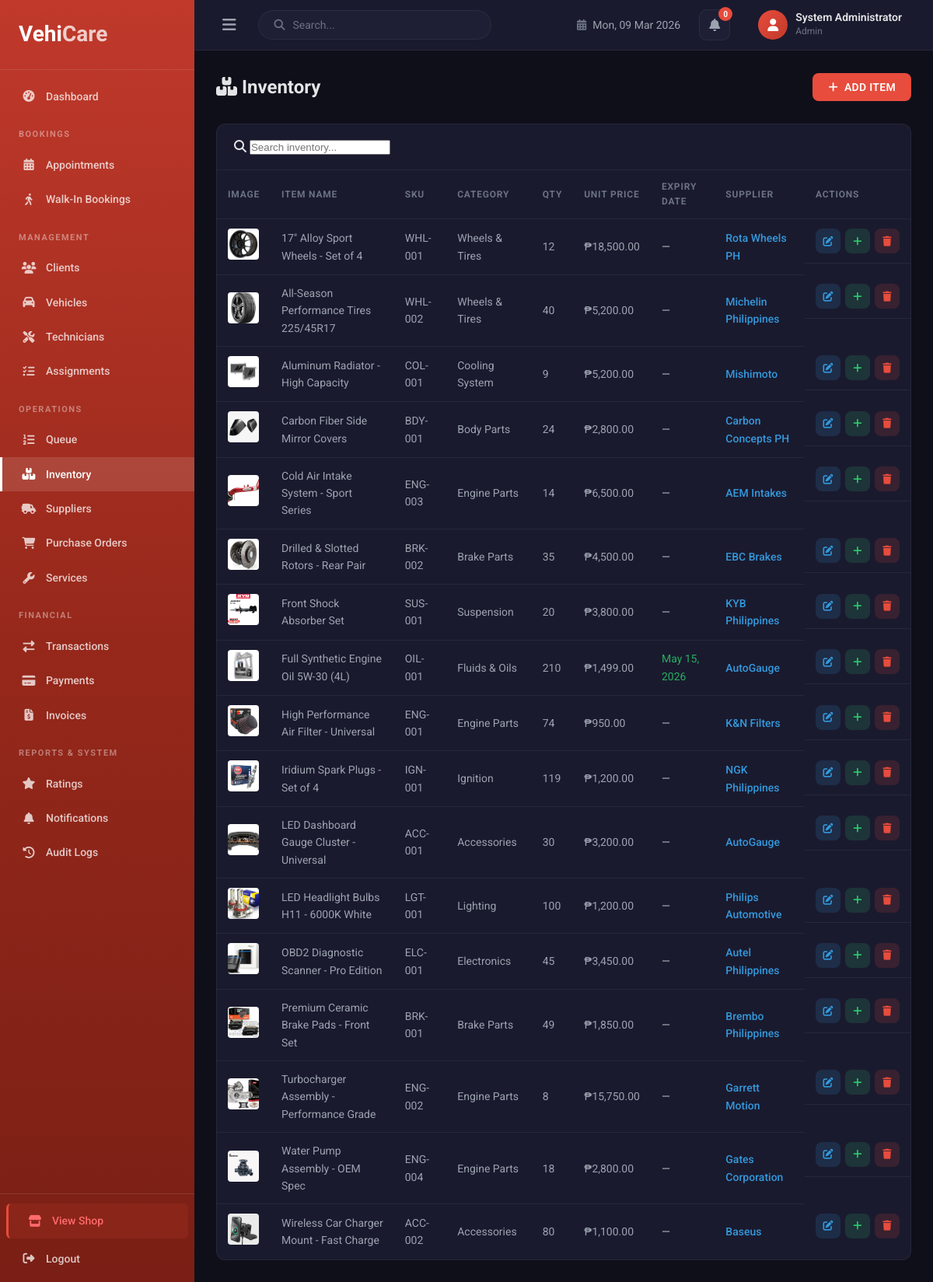
Page /admins/inventory.php (signed in) on the committed database.
### tables this page shows
CREATE TABLE `inventory` (
  `item_id` int(11) NOT NULL,
  `item_name` varchar(150) NOT NULL,
  `description` text DEFAULT NULL,
  `category` varchar(100) DEFAULT NULL,
  `image` varchar(255) DEFAULT NULL,
  `sku` varchar(100) DEFAULT NULL,
  `quantity` int(11) DEFAULT 0,
  `unit_price` decimal(10,2) NOT NULL,
  `expiry_date` date DEFAULT NULL,
  `supplier` varchar(150) DEFAULT NULL,
  `supplier_id` int(11) DEFAULT NULL,
  `last_updated` timestamp NOT NULL DEFAULT current_timestamp() ON UPDATE current_timestamp()
);

CREATE TABLE `suppliers` (
  `supplier_id` int(11) NOT NULL,
  `supplier_name` varchar(200) NOT NULL,
  `contact_person` varchar(150) DEFAULT NULL,
  `email` varchar(150) DEFAULT NULL,
  `phone` varchar(50) DEFAULT NULL,
  `address` text DEFAULT NULL,
  `status` enum('active','inactive') DEFAULT 'active',
  `created_at` timestamp NOT NULL DEFAULT current_timestamp()
);

### admins/inventory.php (the view, shortened to what this page needs)
<?php
require_once __DIR__ . '/../includes/db.php';
$items = [];
try {
    $result = $pdo->query("SELECT i.*, s.supplier_name AS linked_supplier_name FROM inventory i LEFT JOIN suppliers s ON i.supplier_id = s.supplier_id ORDER BY i.item_name");
    $items = $result->fetchAll();
} catch (Exception $e) {
    $error = 'Failed to fetch inventory: ' . $e->getMessage();
}
?>
<!DOCTYPE html>
<html lang="en">
<head>
    <link rel="stylesheet" href="../includes/style/admin.css">
    <link rel="stylesheet" href="https://cdnjs.cloudflare.com/ajax/libs/font-awesome/6.5.1/css/all.min.css">
</head>
<body class="admin-body">
<div class="admin-layout">
    <?php include __DIR__ . '/includes/sidebar.php'; ?>
    <main class="admin-main">
        <?php include __DIR__ . '/includes/topbar.php'; ?>
        <div class="admin-content">
            <div class="page-header">
                <h2><i class="fas fa-boxes-stacked"></i> Inventory</h2>
                <button class="btn btn-primary" onclick="openModal('addModal')">
                    <i class="fas fa-plus"></i> Add Item
                </button>
            </div>
            <div class="admin-card">
                <div class="table-toolbar">
                    <div class="search-box">
                        <i class="fas fa-search"></i>
                        <input type="text" id="searchInput" placeholder="Search inventory..." onkeyup="searchTable()">
                    </div>
                </div>
                <?php if (count($items) > 0): ?>
                <div class="table-responsive">
                    <table class="admin-table" id="inventoryTable">
                        <thead>
                            <tr>
                                <th>Image</th>
                                <th>Item Name</th>
                                <th>SKU</th>
                                <th>Category</th>
                                <th>Qty</th>
                                <th>Unit Price</th>
                                <th>Expiry Date</th>
                                <th>Supplier</th>
                                <th>Actions</th>
                            </tr>
                        </thead>
                        <tbody>
                            <?php foreach ($items as $row): ?>
                            <tr>
                                <td>
                                    <?php if ($row['image'] && file_exists(__DIR__ . '/../uploads/' . $row['image'])): ?>
                                        <img src="../uploads/<?= htmlspecialchars($row['image']) ?>" alt="Item" style="width:40px;height:40px;object-fit:cover;border-radius:4px;">
                                    <?php else: ?>
                                        <div style="width:40px;height:40px;background:#e9ecef;border-radius:4px;display:flex;align-items:center;justify-content:center;">
                                            <i class="fas fa-image" style="color:#adb5bd;"></i>
                                        </div>
                                    <?php endif; ?>
                                </td>
                                <td><?= htmlspecialchars($row['item_name']) ?></td>
                                <td><?= htmlspecialchars($row['sku'] ?? '—') ?></td>
                                <td><?= htmlspecialchars($row['category'] ?? '—') ?></td>
                                <td>
                                    <span style="<?= (int)$row['quantity'] <= 5 ? 'color:#e74c3c;font-weight:700;' : '' ?>">
                                        <?= (int)$row['quantity'] ?>
                                    </span>
                                </td>
                                <td>₱<?= number_format((float)$row['unit_price'], 2) ?></td>
                                <td>
                                    <?php if ($row['expiry_date']): ?>
                                        <?php
                                        $expDate = new DateTime($row['expiry_date']);
                                        $today = new DateTime();
                                        $daysLeft = (int)$expDate->format('U') - (int)$today->format('U');
                                        $daysLeft = (int)floor($daysLeft / 86400);
                                        if ($daysLeft < 0): ?>
                                            <span style="color:#e74c3c;font-weight:700;"><i class="fas fa-exclamation-circle"></i> Expired</span>
                                            <br><small style="color:#e74c3c;"><?= $expDate->format('M d, Y') ?></small>
                                        <?php elseif ($daysLeft <= 30): ?>
                                            <span style="color:#f39c12;font-weight:600;"><i class="fas fa-clock"></i> <?= $daysLeft ?> day<?= $daysLeft !== 1 ? 's' : '' ?></span>
                                            <br><small style="color:#f39c12;"><?= $expDate->format('M d, Y') ?></small>
                                        <?php else: ?>
                                            <span style="color:#27ae60;"><?= $expDate->format('M d, Y') ?></span>
                                        <?php endif; ?>
                                    <?php else: ?>
                                        <span style="color:#bdc3c7;">—</span>
                                    <?php endif; ?>
                                </td>
                                <td>
                                    <?php if ($row['linked_supplier_name']): ?>
                                        <a href="suppliers.php" style="color:#3498db;text-decoration:none;font-weight:500;"><?= htmlspecialchars($row['linked_supplier_name']) ?></a>
                                    <?php elseif ($row['supplier']): ?>
                                        <?= htmlspecialchars($row['supplier']) ?>
                                    <?php else: ?>
                                        —
                                    <?php endif; ?>
                                </td>
                                <td class="action-btns">
                                    <button class="btn-icon btn-edit" title="Edit" onclick="editItem(
                                        <?= $row['item_id'] ?>,
                                        '<?= htmlspecialchars(addslashes($row['item_name']), ENT_QUOTES) ?>',
                                        '<?= htmlspecialchars(addslashes($row['description'] ?? ''), ENT_QUOTES) ?>',
                                        '<?= htmlspecialchars(addslashes($row['category'] ?? ''), ENT_QUOTES) ?>',
                                        '<?= htmlspecialchars(addslashes($row['image'] ?? ''), ENT_QUOTES) ?>',
                                        '<?= htmlspecialchars(addslashes($row['sku'] ?? ''), ENT_QUOTES) ?>',
                                        <?= (int)$row['quantity'] ?>,
                                        '<?= htmlspecialchars($row['unit_price'], ENT_QUOTES) ?>',
                                        '<?= htmlspecialchars(addslashes($row['supplier'] ?? ''), ENT_QUOTES) ?>',
                                        <?= (int)($row['supplier_id'] ?? 0) ?>,
                                        '<?= htmlspecialchars($row['expiry_date'] ?? '', ENT_QUOTES) ?>'
                                    )"><i class="fas fa-edit"></i></button>
                                    <button class="btn-icon btn-view" title="Restock" onclick="restockItem(<?= $row['item_id'] ?>, '<?= htmlspecialchars(addslashes($row['item_name']), ENT_QUOTES) ?>')">
                                        <i class="fas fa-plus"></i>
                                    </button>
                                    <form method="POST" style="display:inline" onsubmit="return confirm('Delete this item?')">
                                        <button type="submit" class="btn-icon btn-delete" title="Delete"><i class="fas fa-trash"></i></button>
                                    </form>
                                </td>
                            </tr>
                            <?php endforeach; ?>
                        </tbody>
                    </table>
                </div>
                <?php endif; ?>
            </div>
        </div>
    </main>
</div>
</body>
</html>

### includes/style/admin.css (style rules this page uses)
:root { --primary: #e74c3c; --primary-dark: #c0392b; --primary-light: #ff6b6b; --admin-bg: #0f0f1a; --admin-surface: #1a1a2e; --admin-surface-2: #1e1e35; --admin-surface-3: #252540; --admin-border: rgba(255,255,255,0.06); --admin-text: #e4e4e7; --admin-text-dim: #9ca3af; --admin-text-muted: #6b7280; --sidebar-bg: linear-gradient(180deg, #c0392b 0%, #96281b 50%, #7a1f15 100%); --sidebar-width: 250px; --topbar-height: 65px; --font-main: 'Roboto', sans-serif; --font-heading: 'Oswald', sans-serif; --radius: 12px; --radius-sm: 8px; --shadow: 0 4px 20px rgba(0,0,0,0.3); --transition: all 0.3s ease; }
*, *::before, *::after { margin: 0; padding: 0; box-sizing: border-box; }
html { scroll-behavior: smooth; }
body.admin-body { font-family: var(--font-main); background: var(--admin-bg); color: var(--admin-text); line-height: 1.6; overflow-x: hidden; }
a { text-decoration: none; color: inherit; transition: var(--transition); }
.admin-layout { display: flex; min-height: 100vh; }
.admin-main { flex: 1; margin-left: var(--sidebar-width); transition: var(--transition); display: flex; flex-direction: column; }
.admin-content { padding: 28px; flex: 1; }
.page-header { display: flex; align-items: center; justify-content: space-between; margin-bottom: 28px; }
.admin-card { background: var(--admin-surface); border: 1px solid var(--admin-border); border-radius: var(--radius); overflow: hidden; }
.admin-table { width: 100%; border-collapse: collapse; }
.admin-table thead th { text-align: left; padding: 12px 14px; font-size: 12px; font-weight: 700; text-transform: uppercase; letter-spacing: 0.8px; color: var(--admin-text-muted); border-bottom: 1px solid var(--admin-border); }
.admin-table tbody td { padding: 12px 14px; font-size: 14px; color: var(--admin-text-dim); border-bottom: 1px solid var(--admin-border); }
.admin-table tbody tr:last-child td { border-bottom: none; }
.btn { display: inline-flex; align-items: center; gap: 8px; padding: 10px 20px; border: none; border-radius: var(--radius-sm); font-family: var(--font-main); font-weight: 600; font-size: 14px; cursor: pointer; transition: var(--transition); text-transform: uppercase; letter-spacing: 0.3px; }
.btn-primary { background: var(--primary); color: #fff; }
.action-btns { display: flex; gap: 6px; }
.btn-icon { width: 32px; height: 32px; border-radius: 8px; border: none; display: inline-flex; align-items: center; justify-content: center; cursor: pointer; transition: var(--transition); font-size: 13px; }
.btn-edit { background: rgba(52,152,219,0.15); color: #3498db; }
.btn-delete { background: rgba(231,76,60,0.15); color: #e74c3c; }
.btn-view { background: rgba(46,204,113,0.15); color: #2ecc71; }
.table-toolbar { display: flex; align-items: center; justify-content: space-between; gap: 12px; padding: 16px 22px; border-bottom: 1px solid var(--admin-border); flex-wrap: wrap; }

### rows in the picture
inventory: image (picture), item_name "17\" Alloy Sport Wheels - Set of 4", sku "WHL-001", category "Wheels & Tires", quantity "12", unit_price "18,500.00", supplier.supplier_name "Rota Wheels PH"
inventory: image (picture), item_name "All-Season Performance Tires 225/45R17", sku "WHL-002", category "Wheels & Tires", quantity "40", unit_price "5,200.00", supplier.supplier_name "Michelin Philippines"
inventory: image (picture), item_name "Aluminum Radiator - High Capacity", sku "COL-001", category "Cooling System", quantity "9", unit_price "5,200.00", supplier.supplier_name "Mishimoto"
inventory: image (picture), item_name "Carbon Fiber Side Mirror Covers", sku "BDY-001", category "Body Parts", quantity "24", unit_price "2,800.00", supplier.supplier_name "Carbon Concepts PH"
inventory: image (picture), item_name "Cold Air Intake System - Sport Series", sku "ENG-003", category "Engine Parts", quantity "14", unit_price "6,500.00", supplier.supplier_name "AEM Intakes"
inventory: image (picture), item_name "Drilled & Slotted Rotors - Rear Pair", sku "BRK-002", category "Brake Parts", quantity "35", unit_price "4,500.00", supplier.supplier_name "EBC Brakes"
inventory: image (picture), item_name "Front Shock Absorber Set", sku "SUS-001", category "Suspension", quantity "20", unit_price "3,800.00", supplier.supplier_name "KYB Philippines"
inventory: image (picture), item_name "Full Synthetic Engine Oil 5W-30 (4L)", sku "OIL-001", category "Fluids & Oils", quantity "210", unit_price "1,499.00", expiry_date "May 15, 2026", supplier.supplier_name "AutoGauge"
inventory: image (picture), item_name "High Performance Air Filter - Universal", sku "ENG-001", category "Engine Parts", quantity "74", unit_price "950.00", supplier.supplier_name "K&N Filters"
inventory: image (picture), item_name "Iridium Spark Plugs - Set of 4", sku "IGN-001", category "Ignition", quantity "119", unit_price "1,200.00", supplier.supplier_name "NGK Philippines"
inventory: image (picture), item_name "LED Dashboard Gauge Cluster - Universal", sku "ACC-001", category "Accessories", quantity "30", unit_price "3,200.00", supplier.supplier_name "AutoGauge"
inventory: image (picture), item_name "LED Headlight Bulbs H11 - 6000K White", sku "LGT-001", category "Lighting", quantity "100", unit_price "1,200.00", supplier.supplier_name "Philips Automotive"
inventory: image (picture), item_name "OBD2 Diagnostic Scanner - Pro Edition", sku "ELC-001", category "Electronics", quantity "45", unit_price "3,450.00", supplier.supplier_name "Autel Philippines"
inventory: image (picture), item_name "Premium Ceramic Brake Pads - Front Set", sku "BRK-001", category "Brake Parts", quantity "49", unit_price "1,850.00", supplier.supplier_name "Brembo Philippines"
inventory: image (picture), item_name "Turbocharger Assembly - Performance Grade", sku "ENG-002", category "Engine Parts", quantity "8", unit_price "15,750.00", supplier.supplier_name "Garrett Motion"
inventory: image (picture), item_name "Water Pump Assembly - OEM Spec", sku "ENG-004", category "Engine Parts", quantity "18", unit_price "2,800.00", supplier.supplier_name "Gates Corporation"
inventory: image (picture), item_name "Wireless Car Charger Mount - Fast Charge", sku "ACC-002", category "Accessories", quantity "80", unit_price "1,100.00", supplier.supplier_name "Baseus"

### other values in the picture
$_SESSION['full_name'] "System Administrator"
$_SESSION['role'] "Admin"
